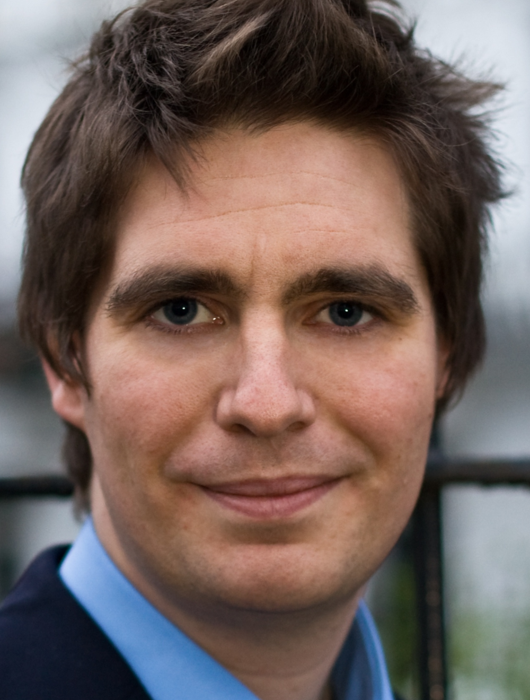
%> input picture HW1/code/data/Custom/input.png, 530 x 700 px, given in place of 0004_6.png, which was not available
$ octave --eval "HW1Q2;"   (GNU Octave 9; MATLAB toolbox functions it lacks are replaced by stand-ins)
%> lines starting %> are read from the running program, lines starting %| are printed output that depends on the picture; pictures that were not available may be replaced by others from this repository, and a replacement may not be noted
### HW1/code/pyramids/laplacianPyramids.m
function [ pyramids ] = laplacianPyramids( I,nLevel )
%
% function [ pyramids ] = laplacianPyramids( image,title )
%
% Function   : laplacianPyramids
%
% Purpose    : Decompose a gray-level image to Laplacian Pyramid.
%
% Parameters : I          - The input image.
%              nLevel     - The number of pyramid levels.
%
% Return     : pyramids   - The Laplacian Pyramids.
%

pyramids = cell(nLevel, 1);
pyramids{1} = I;

for i = 2:nLevel
  sigma = 2^(i);
  kernel = fspecial('gaussian', sigma*5, sigma);
  pyramids{i} = imfilter(I, kernel, 'symmetric');

  pyramids{i - 1} = pyramids{i - 1} - pyramids{i};
end

### HW1/code/pyramids/reconstructImage.m
function [ I ] = reconstructImage( pyramids )
%
% function [ I ] = reconstructImage( pyramids )
%
% Function   : reconstructImage
%
% Purpose    : Reconstruct an image from its Laplacian Pyramids.
%
% Parameters : pyramids   - The Laplacian Pyramids of the original image.
%
% Return     : I          - The reconstructed image.
%

nLevel = numel(pyramids);
I = pyramids{nLevel};

for i = nLevel - 1 : -1 : 1
    I = I + pyramids{i};
end

### HW1/code/pyramids/maskBackground.m
function [ I ] = maskBackground( input,mask,background )
%
% function [ I ] = maskBackground( input,mask,background )
%
% Function   : maskBackground
%
% Purpose    : Apply the background to the input image via binary mask.
%
% Parameters : input      - The input image.
%            : mask       - A binary mask to retain foreground information.
%            : background - A background image to replace the original background.
% Return     : I          - The input image with swapped background.
%

I = mask .* input + (1 - mask) .* background;

### HW1/code/HW1Q2.m
function [] = HW1Q2()
% Task 2 - Laplacian pyramid for style transfer

addpath('pyramids');

% Inputs
path_inputs = fullfile('data', 'Inputs', 'imgs');
path_masks  = fullfile('data', 'Inputs', 'masks');

% Examples
path_examples = fullfile('data', 'Examples', 'imgs');
path_background = fullfile('data', 'Examples','bgs');

% Input image
image_name = '0004_6';
path_I = fullfile(path_inputs, strcat(image_name,'.png'));
path_I_mask = fullfile(path_masks, strcat(image_name,'.png'));

% Image decomposition into Laplacian Pyramid and image reconstruction
I = im2double(imread(path_I));
I = rgb2gray(I);
%> I: size 700x530 double

nLevel = 6;

% Task 2 (a) - Laplacian Pyramids
pyramids = laplacianPyramids(I, nLevel);
%> after the loop in laplacianPyramids, `for i = 2:nLevel`: pyramids = 6 items
%> pyramids = 6 items
figure;
index = 1;

subplot(3,3,[1,2,3]);
imshow(I,[])
title(['Original: Image ' ,image_name]);
for k = 1:nLevel
    pyramid = pyramids{k};
    subplot(3,3,3 + index);
    imshow(pyramid,[])
    title(['Pyramid l=',num2str(index)]);
    index = index + 1;
end
%> this loop made 6 passes
%> pass 1, in HW1Q2, `pyramid = pyramids{k};`:
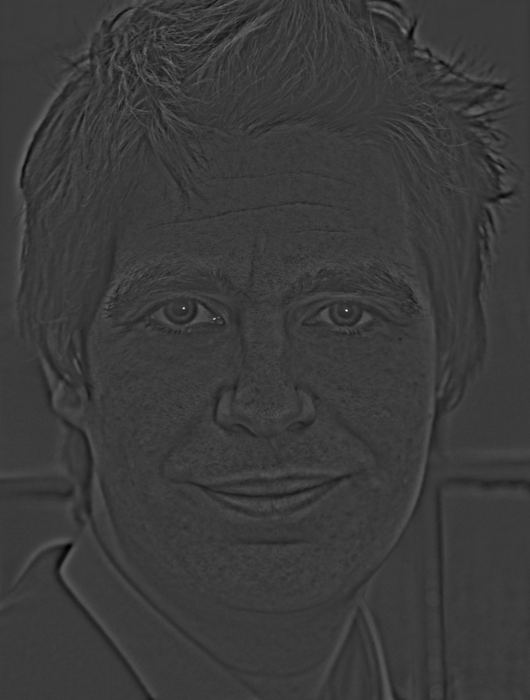
%> pyramid: size 700x530 double; min -0.266, max 0.877, mean 1.05e-05; drawn with min black and max white
%> pass 3, in HW1Q2, `pyramid = pyramids{k};`:
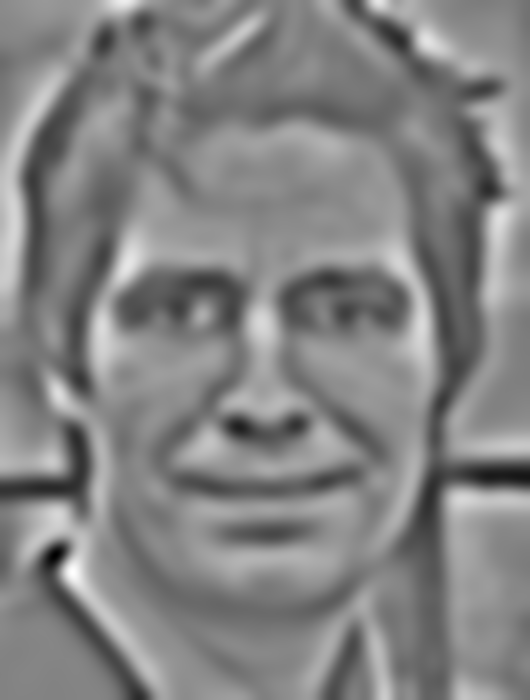
%> pyramid: size 700x530 double; min -0.175, max 0.163, mean -2.53e-05; drawn with min black and max white
%> after the loop, index = 7
%> after the loop:
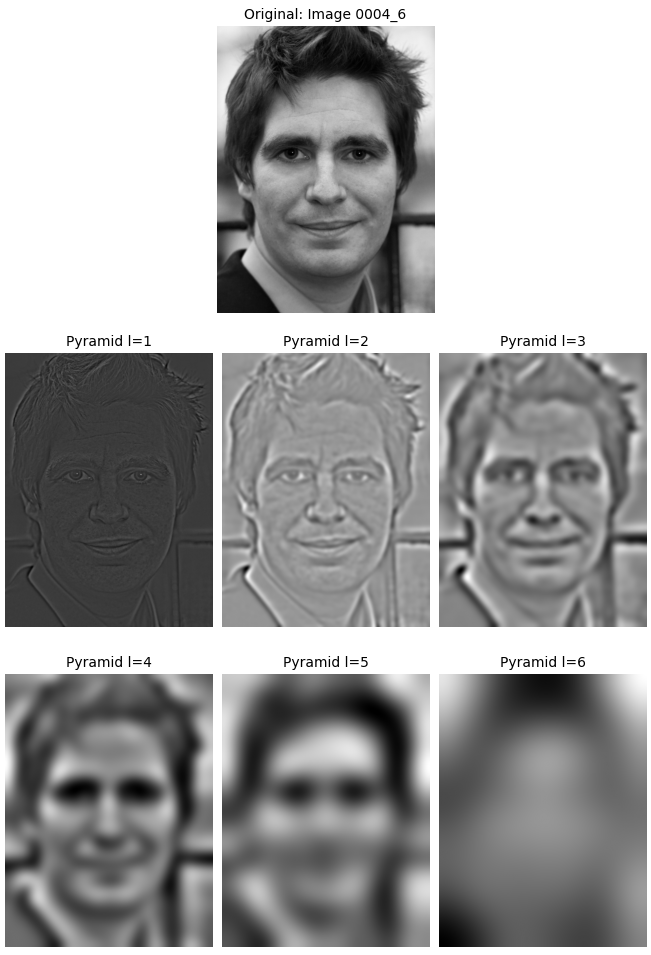
%> figure redrawn from the program's plot data, 7 panels

% Save results
output_name = strcat('img_', image_name, '_laplacian_pyramids');
output_path = fullfile('output', output_name);
print(output_path,'-dpng')

% Task 2 (b) - Pyramid Reconstruction
image = reconstructImage(pyramids);
%> in reconstructImage, `nLevel = numel(pyramids);`: nLevel = 6
%> the loop in reconstructImage, `for i = nLevel - 1 : -1 : 1` made 5 passes
%> i on passes 1, 2, 4, 5: 5, 4, 2, 1
%> pass 1, in reconstructImage, `I = I + pyramids{i};`:
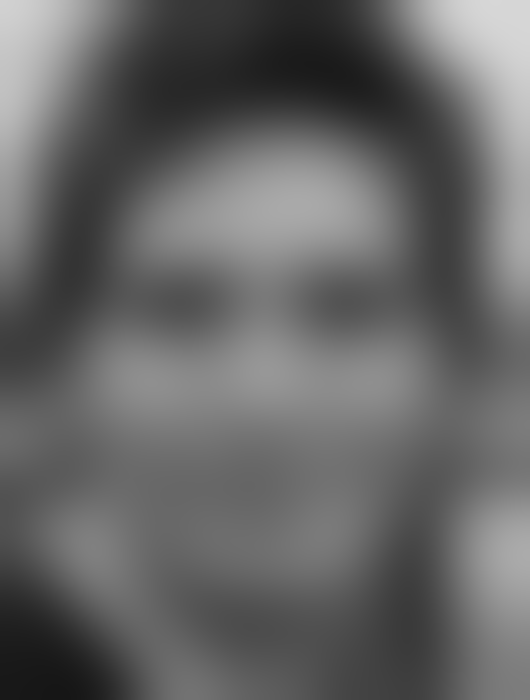
%> I: size 700x530 double; min 0.0878, max 0.844, mean 0.401
%> pass 3, in reconstructImage, `I = I + pyramids{i};`:
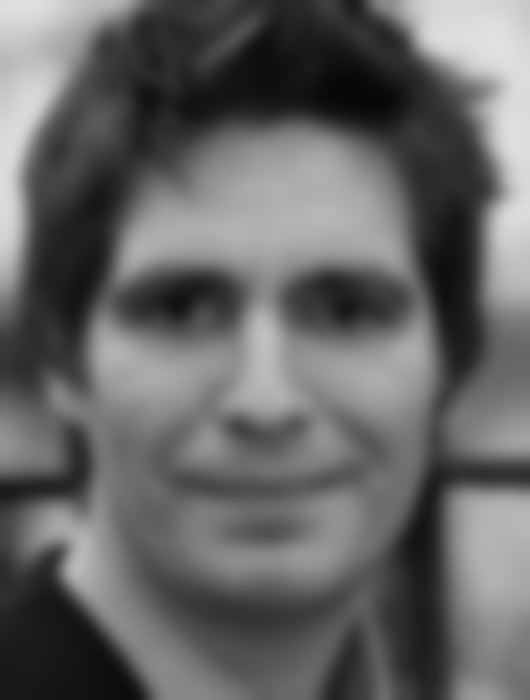
%> I: size 700x530 double; min 0.029, max 0.884, mean 0.401
figure;
subplot(1,2,1);
imshow(I,[]);
title(['Orginal: Image ' ,image_name]);
subplot(1,2,2);
imshow(image,[]);
title(['Reconstructed: Image ' ,image_name]);

% Save results
output_name = strcat('img_', image_name, '_pyramid_reconstruction');
output_path = fullfile('output', output_name);
print(output_path,'-dpng')

example_name = '6';
path_E_bg = fullfile(path_background, strcat(example_name,'.jpg'));

% Task 2 (c) - Background
I = im2double(imread(path_I));
figure;
subplot(1,2,1);
imshow(I,[]);
title(['Orginal: Image ' ,image_name]);
mask = im2double(imread(path_I_mask));
background = im2double(imread(path_E_bg));
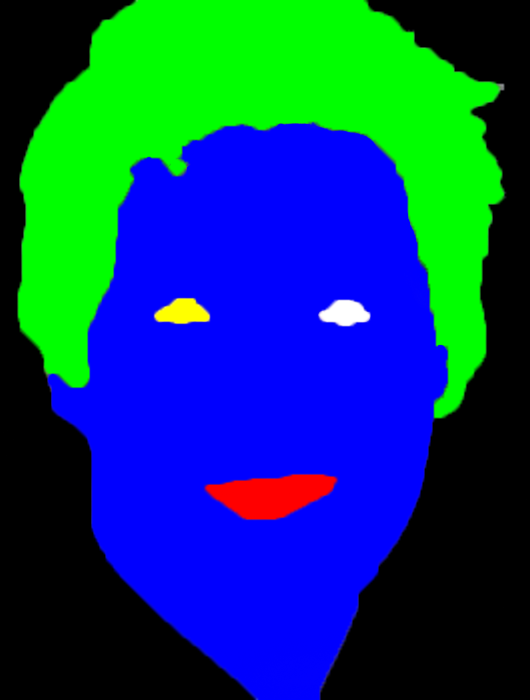
%> input picture HW1/code/data/Custom/mask.png, 530 x 700 px, given in place of 6.jpg, which was not available
image = maskBackground(I, mask, background);
%> in maskBackground, `I = mask .* input + (1 - mask) .* background;`:
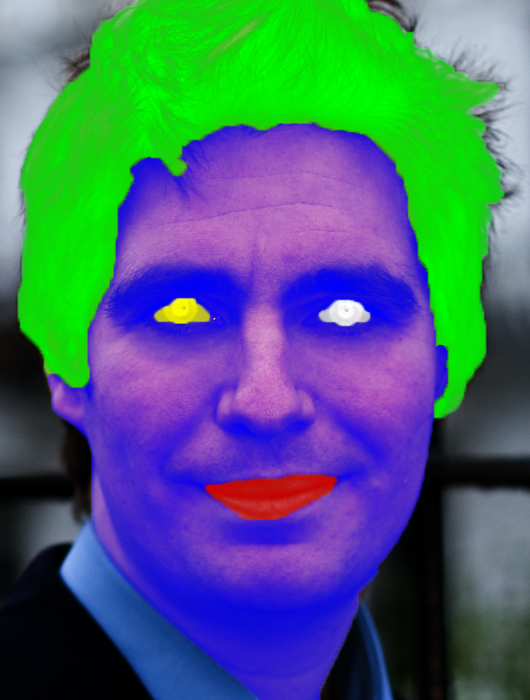
%> I: size 700x530x3 double; mean R, G, B 0.275, 0.4, 0.454
subplot(1,2,2);
imshow(image,[]);
title(['Background transfer: Image ' ,image_name]);

% Save results
output_name = strcat('img_', image_name, '_bg_transfer');
output_path = fullfile('output', output_name);
print(output_path,'-dpng')

%% Task 2 (d,e,f,g) - Energy, gain map and image reconstruction

addpath('pyramids');

% Inputs
path_inputs = fullfile('data', 'Inputs', 'imgs');
path_masks  = fullfile('data', 'Inputs', 'masks');

% Examples
path_examples = fullfile('data', 'Examples', 'imgs');
path_background = fullfile('data', 'Examples','bgs');

% Output directory
output_path = strcat('output_',datestr(now,'mmmm-dd-yy_HH:MM'));
mkdir(output_path)

inputs = {'0004_6','6';'0004_6','16';'0004_6','21'; ...
    '0006_001','0';'0006_001','9';'0006_001','10'};

for k=1:length(inputs)
    [image_name, example_name] = inputs{k,:};

    % Input image
    path_I = fullfile(path_inputs, strcat(image_name,'.png'));
    path_I_mask = fullfile(path_masks, strcat(image_name,'.png'));

    % Example image
    path_E = fullfile(path_examples, strcat(example_name,'.png'));
    path_E_bg = fullfile(path_background, strcat(example_name,'.jpg'));

    % Load images
    I          = im2double(imread(path_I));
%> (the run ends here)
